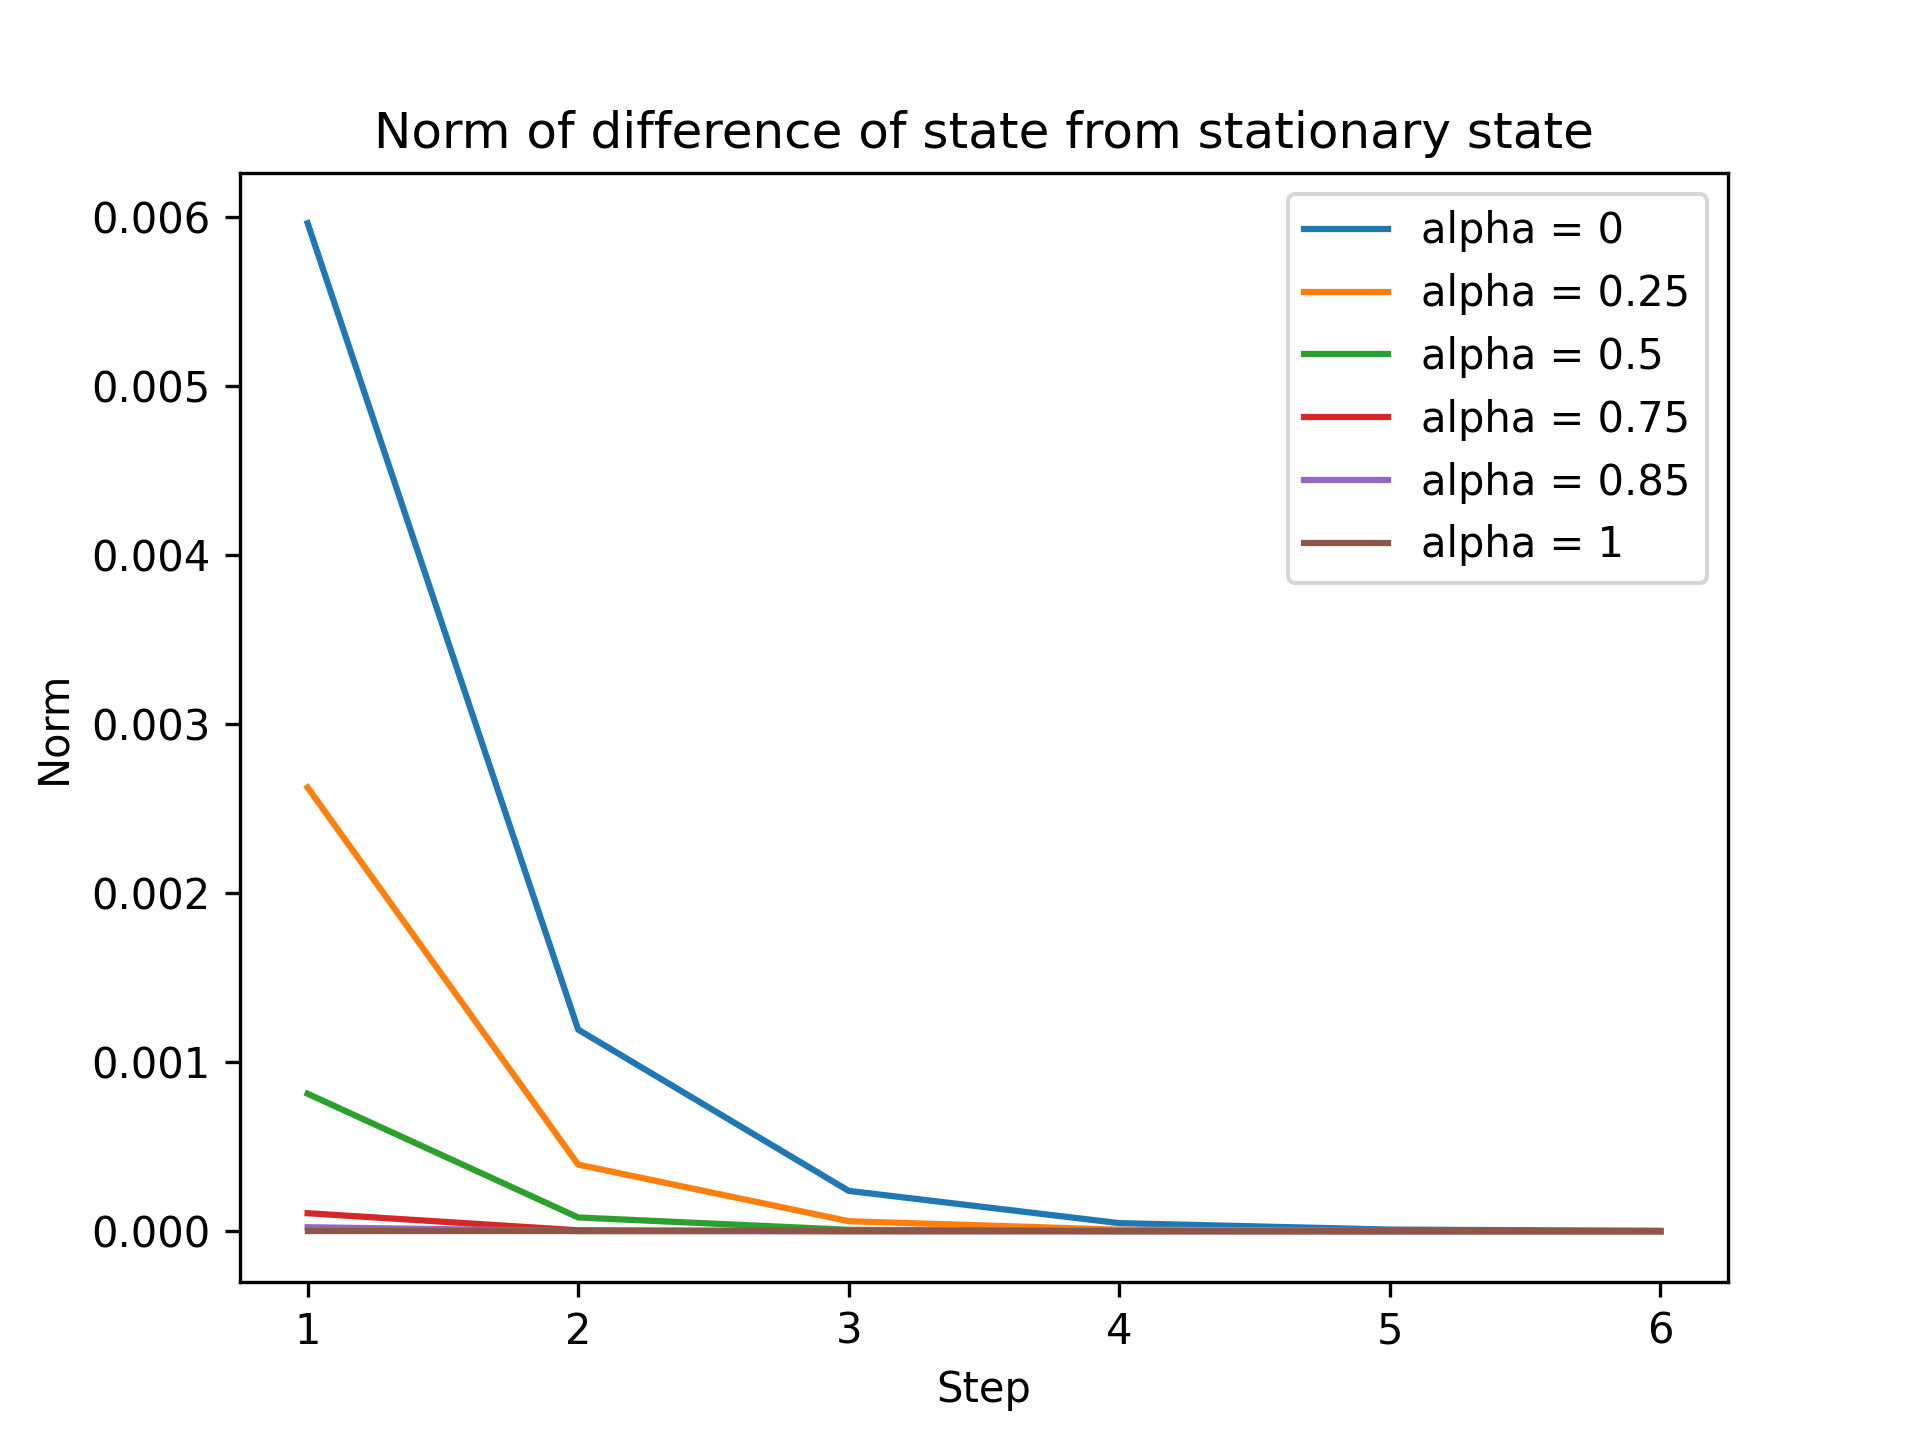

Generate this figure with Python:
import matplotlib.pyplot as plt
import csv

alphas = [0, 0.25, 0.5, 0.75, 0.85, 1]
data = {a: [] for a in alphas}

if __name__ == "__main__":
    with open('L6/z14.csv') as csvfile:
        reader = csv.reader(csvfile, delimiter=',')
        for a,row in zip(alphas,reader):
            for item in row:
                data[a].append(float(item))

    for a in alphas:
        plt.plot(range(1,7), data[a][:6], label="alpha = {}".format(a))
    plt.legend()
    plt.title("Norm of difference of state from stationary state")
    plt.xlabel("Step")
    plt.ylabel("Norm")
    plt.savefig("L6/graph.png", dpi=300)
    plt.close()